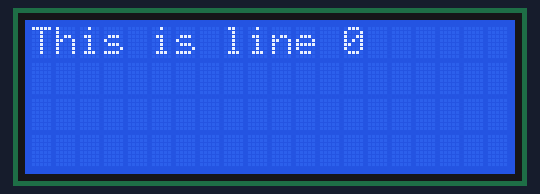
Bench run of a program on a simulated Raspberry Pi (BCM pin numbers). On the bench: 20×4 character LCD. At 5.8 s the program stops and its outputs stay as they are.

Above: at 0.1 s.
At 0.7 s:
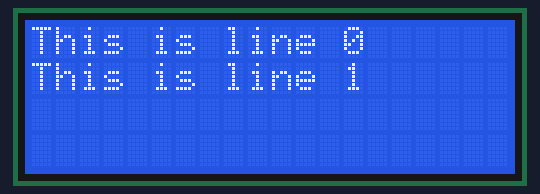
At 1.2 s:
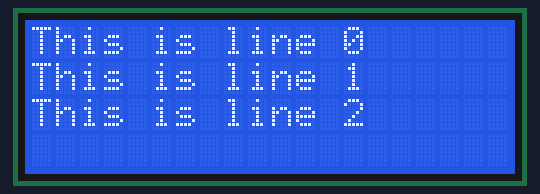
At 3.0 s:
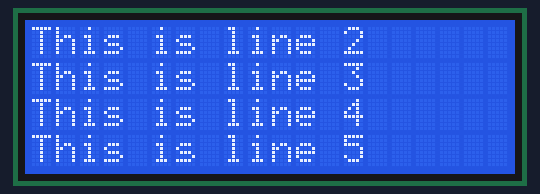
At 4.2 s:
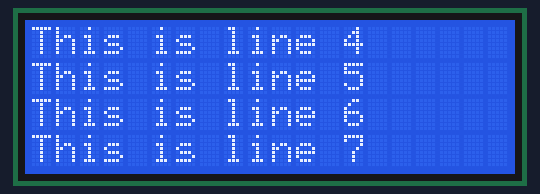
At 5.4 s:
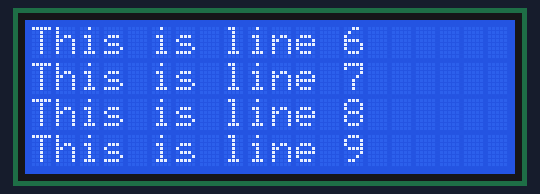

The program:

scrolling_lcd.py
```python
import Adafruit_CharLCD as LCD
from time import sleep

DEFAULT_RS_PIN        = 27
DEFAULT_EN_PIN        = 22
DEFAULT_D4_PIN        = 25
DEFAULT_D5_PIN        = 24
DEFAULT_D6_PIN        = 23
DEFAULT_D7_PIN        = 18
DEFAULT_BACKLIGHT_PIN = None

# Alternatively specify a 20x4 LCD.
DEFAULT_NUM_COLUMNS = 20
DEFAULT_NUM_ROWS    = 4


class ScrollingLCD:
    "Simple wrapper around adafruits char LCD that auto-scrolls"
    def __init__(self,
                 num_cols = DEFAULT_NUM_COLUMNS,
                 num_rows = DEFAULT_NUM_ROWS,
                 rs_pin = DEFAULT_RS_PIN,
                 en_pin = DEFAULT_EN_PIN,
                 d4_pin = DEFAULT_D4_PIN,
                 d5_pin = DEFAULT_D5_PIN,
                 d6_pin = DEFAULT_D6_PIN,
                 d7_pin = DEFAULT_D7_PIN,
                 backlight_pin = DEFAULT_BACKLIGHT_PIN):
        self._lcd = LCD.Adafruit_CharLCD(rs_pin, en_pin, d4_pin, d5_pin, d6_pin, d7_pin, num_cols, num_rows, backlight_pin)
        self._lines = []
        self._num_rows = num_rows
        self._num_cols = num_cols
        self._num_chars = num_rows*num_cols

    def display(self, message):
        self._add_text(message)
        self._lcd.clear()
        self._lcd.message('\n'.join(self._lines))

    def _add_text(self, message):
        lines = message.split('\n')
        message_padded = ''.join(line + ' ' * ((self._num_cols - len(line)) % self._num_cols)
                                for line in lines)
        while message_padded:
            self._lines.append(message_padded[:self._num_cols])
            message_padded = message_padded[self._num_cols:]
        self._lines = self._lines[-self._num_rows:]


if __name__ == '__main__':
    #do a short test/demo
    lcd = ScrollingLCD()
    for x in range(10):
        lcd.display("This is line {}".format(x))
        sleep(0.5)
```

Measured:
- what the display in image 1 shows lasts 0.6 s, from 0.6 s to 1.2 s
